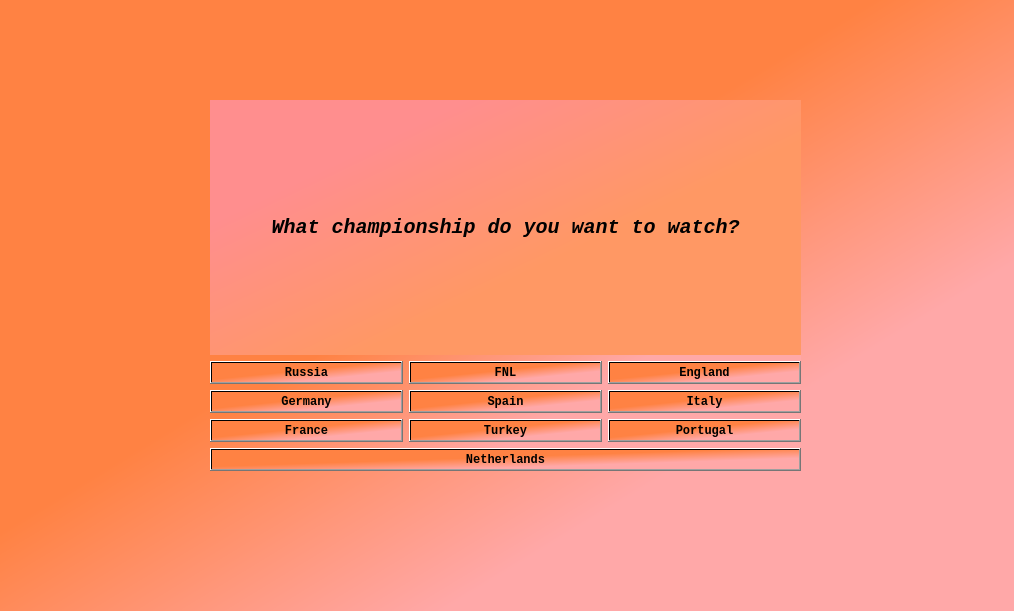
<?xml version="1.0" encoding="UTF-8"?>
<ui version="4.0">
 <class>MainWindow</class>
 <widget class="QMainWindow" name="MainWindow">
  <property name="geometry">
   <rect>
    <x>0</x>
    <y>0</y>
    <width>1014</width>
    <height>611</height>
   </rect>
  </property>
  <property name="windowTitle">
   <string>Tabel Football Championship</string>
  </property>
  <widget class="QWidget" name="main">
   <property name="styleSheet">
    <string notr="true">background-color: qlineargradient(spread:pad, x1:0.034, y1:0.0456364, x2:1, y2:1, stop:0.409091 rgba(255, 130, 67, 255), stop:0.704545 rgba(255, 168, 168, 255));
font-family: Consolas</string>
   </property>
   <widget class="QWidget" name="">
    <property name="geometry">
     <rect>
      <x>210</x>
      <y>100</y>
      <width>591</width>
      <height>371</height>
     </rect>
    </property>
    <layout class="QVBoxLayout" name="choice_table">
     <item>
      <widget class="QLabel" name="label_choice">
       <property name="font">
        <font>
         <family>Consolas</family>
         <pointsize>15</pointsize>
         <italic>true</italic>
         <bold>true</bold>
        </font>
       </property>
       <property name="styleSheet">
        <string notr="true">background-color: qlineargradient(spread:pad, x1:1, y1:0.983136, x2:0, y2:0.0852273, stop:0.409091 rgba(255, 152, 100, 255), stop:0.801136 rgba(255, 142, 142, 255))</string>
       </property>
       <property name="text">
        <string>What championship do you want to watch?</string>
       </property>
       <property name="alignment">
        <set>Qt::AlignCenter</set>
       </property>
      </widget>
     </item>
     <item>
      <layout class="QHBoxLayout" name="horizontalLayout">
       <item>
        <widget class="QPushButton" name="rus_button">
         <property name="font">
          <font>
           <family>Consolas</family>
           <bold>true</bold>
          </font>
         </property>
         <property name="text">
          <string>Russia</string>
         </property>
        </widget>
       </item>
       <item>
        <widget class="QPushButton" name="fnl_button">
         <property name="font">
          <font>
           <family>Consolas</family>
           <bold>true</bold>
          </font>
         </property>
         <property name="text">
          <string>FNL</string>
         </property>
        </widget>
       </item>
       <item>
        <widget class="QPushButton" name="eng_button">
         <property name="font">
          <font>
           <family>Consolas</family>
           <bold>true</bold>
          </font>
         </property>
         <property name="text">
          <string>England</string>
         </property>
        </widget>
       </item>
      </layout>
     </item>
     <item>
      <layout class="QHBoxLayout" name="horizontalLayout_2">
       <item>
        <widget class="QPushButton" name="ger_button">
         <property name="font">
          <font>
           <family>Consolas</family>
           <bold>true</bold>
          </font>
         </property>
         <property name="text">
          <string>Germany</string>
         </property>
        </widget>
       </item>
       <item>
        <widget class="QPushButton" name="spain_button">
         <property name="font">
          <font>
           <family>Consolas</family>
           <bold>true</bold>
          </font>
         </property>
         <property name="text">
          <string>Spain</string>
         </property>
        </widget>
       </item>
       <item>
        <widget class="QPushButton" name="italy_button">
         <property name="font">
          <font>
           <family>Consolas</family>
           <bold>true</bold>
          </font>
         </property>
         <property name="text">
          <string>Italy</string>
         </property>
        </widget>
       </item>
      </layout>
     </item>
     <item>
      <layout class="QHBoxLayout" name="horizontalLayout_3">
       <item>
        <widget class="QPushButton" name="france_button">
         <property name="font">
          <font>
           <family>Consolas</family>
           <bold>true</bold>
          </font>
         </property>
         <property name="text">
          <string>France</string>
         </property>
        </widget>
       </item>
       <item>
        <widget class="QPushButton" name="turk_button">
         <property name="font">
          <font>
           <family>Consolas</family>
           <bold>true</bold>
          </font>
         </property>
         <property name="text">
          <string>Turkey</string>
         </property>
        </widget>
       </item>
       <item>
        <widget class="QPushButton" name="port_button">
         <property name="font">
          <font>
           <family>Consolas</family>
           <bold>true</bold>
          </font>
         </property>
         <property name="text">
          <string>Portugal</string>
         </property>
        </widget>
       </item>
      </layout>
     </item>
     <item>
      <widget class="QPushButton" name="nether_button">
       <property name="font">
        <font>
         <family>Consolas</family>
         <bold>true</bold>
        </font>
       </property>
       <property name="text">
        <string>Netherlands</string>
       </property>
      </widget>
     </item>
    </layout>
   </widget>
  </widget>
 </widget>
 <resources/>
 <connections/>
</ui>
